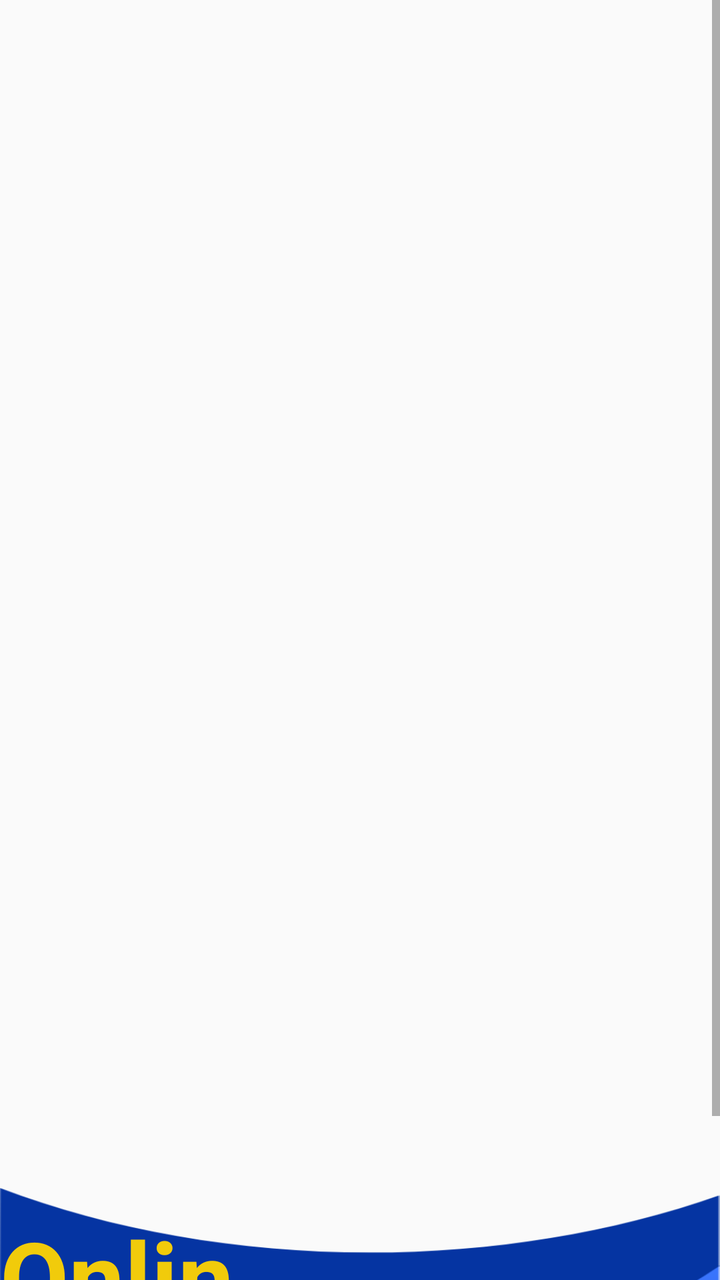
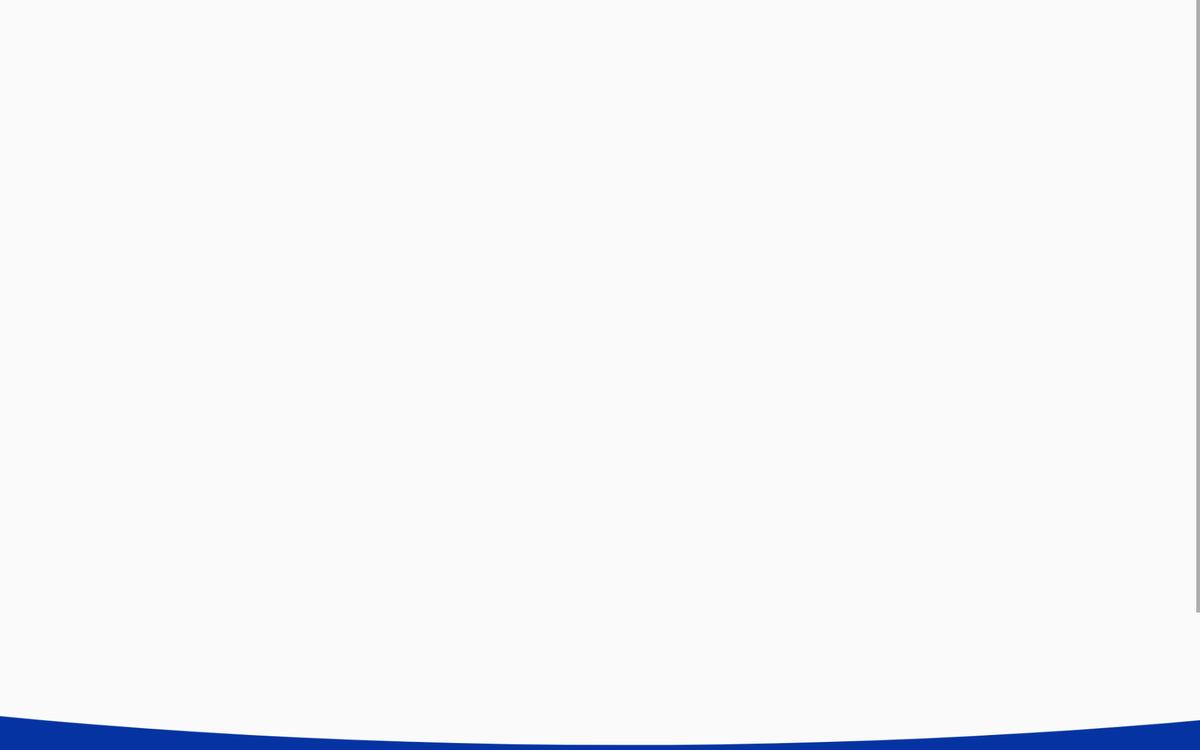

The same Android screen from two of the app's own layout files: first res/layout/ as a phone draws it, then the repository's variant for another configuration, drawn on a device whose configuration selects that folder. Both files follow.
<!-- AndroidManifest.xml: application theme Theme.MA_BOUTIQUE_ONLINE -->
<!-- res/layout/activity_main.xml -->
<?xml version="1.0" encoding="utf-8"?>
<RelativeLayout xmlns:android="http://schemas.android.com/apk/res/android"
    xmlns:app="http://schemas.android.com/apk/res-auto"
    xmlns:tools="http://schemas.android.com/tools"
    android:layout_width="match_parent"
    android:layout_height="match_parent"
    tools:context=".MainActivity">

    <ScrollView
        android:layout_width="match_parent"
        android:layout_height="match_parent"
        app:layout_constraintBottom_toBottomOf="parent"
        app:layout_constraintEnd_toEndOf="parent"
        app:layout_constraintStart_toStartOf="parent"
        app:layout_constraintTop_toTopOf="parent">

        <LinearLayout
            android:layout_width="match_parent"
            android:layout_height="match_parent"
            android:orientation="vertical">

            <androidx.recyclerview.widget.RecyclerView
                android:id="@+id/rvProducts"
                android:layout_width="match_parent"
                android:layout_height="426dp"
                app:layout_constraintBottom_toBottomOf="parent"
                app:layout_constraintEnd_toEndOf="parent"
                app:layout_constraintStart_toStartOf="parent"
                app:layout_constraintTop_toTopOf="parent" />

            <ImageView
                android:id="@+id/imageView4"
                android:layout_width="wrap_content"
                android:layout_height="140dp"
                android:layout_marginTop="168dp"
                android:scaleType="fitXY"
                app:layout_constraintBottom_toBottomOf="parent"
                app:layout_constraintEnd_toEndOf="parent"
                app:layout_constraintHorizontal_bias="0.0"
                app:layout_constraintStart_toStartOf="parent"
                app:srcCompat="@drawable/bottombackground" />

            <TextView
                android:id="@+id/textView6"
                android:layout_width="136dp"
                android:layout_height="60dp"
                android:layout_marginTop="-130dp"
                android:layout_marginEnd="180dp"
                android:layout_marginBottom="50dp"
                android:text="Online"
                android:textColor="#f1cb0b"
                android:textSize="50sp"
                android:textStyle="bold"
                app:layout_constraintBottom_toBottomOf="parent"
                app:layout_constraintEnd_toEndOf="@+id/imageView4"
                app:layout_constraintStart_toStartOf="parent" />

            <TextView
                android:id="@+id/textView8"
                android:layout_width="wrap_content"
                android:layout_height="wrap_content"
                android:layout_marginTop="-50dp"
                android:layout_marginEnd="180dp"
                android:layout_marginBottom="20dp"
                android:text="La Boutique"
                android:textColor="#ffffff"
                android:textSize="20dp"
                app:layout_constraintBottom_toBottomOf="parent"
                app:layout_constraintEnd_toEndOf="parent"
                app:layout_constraintHorizontal_bias="0.387"
                app:layout_constraintStart_toStartOf="parent" />
        </LinearLayout>
    </ScrollView>
</RelativeLayout>
<!-- resources referenced by this layout -->
<resources>
  <!-- drawable bottombackground: png bitmap (drawable, 16690 bytes) -->
  <style name="Theme.MA_BOUTIQUE_ONLINE" parent="Theme.AppCompat.Light.NoActionBar">
          
          <item name="colorPrimary">@color/purple_500</item>
          <item name="colorPrimaryVariant">@color/purple_700</item>
          <item name="colorOnPrimary">@color/white</item>
          
          <item name="colorSecondary">@color/teal_200</item>
          <item name="colorSecondaryVariant">@color/teal_700</item>
          <item name="colorOnSecondary">@color/black</item>
          
          <item name="android:statusBarColor" tools:targetApi="l">?attr/colorPrimaryVariant</item>
          
      </style>
  <color name="purple_500">#FF018786</color>
  <color name="purple_700">#FF018786</color>
  <color name="white">#FFFFFFFF</color>
  <color name="teal_200">#FF03DAC5</color>
  <color name="teal_700">#FF018786</color>
  <color name="black">#FF000000</color>
</resources>
<!-- res/layout-sw720dp-land/activity_main.xml (the repository's variant of the layout above) -->
<!-- drawn on a large tablet held sideways -->
<?xml version="1.0" encoding="utf-8"?>
<RelativeLayout xmlns:android="http://schemas.android.com/apk/res/android"
    xmlns:app="http://schemas.android.com/apk/res-auto"
    xmlns:tools="http://schemas.android.com/tools"
    android:layout_width="match_parent"
    android:layout_height="match_parent"
    tools:context=".MainActivity">

    <ScrollView
        android:layout_width="match_parent"
        android:layout_height="match_parent"
        app:layout_constraintBottom_toBottomOf="parent"
        app:layout_constraintEnd_toEndOf="parent"
        app:layout_constraintStart_toStartOf="parent"
        app:layout_constraintTop_toTopOf="parent">

        <LinearLayout
            android:layout_width="match_parent"
            android:layout_height="match_parent"
            android:orientation="vertical">

            <androidx.recyclerview.widget.RecyclerView
                android:id="@+id/rvProducts"
                android:layout_width="match_parent"
                android:layout_height="729dp"
                app:layout_constraintBottom_toBottomOf="parent"
                app:layout_constraintEnd_toEndOf="parent"
                app:layout_constraintStart_toStartOf="parent"
                app:layout_constraintTop_toTopOf="parent" />

            <androidx.constraintlayout.widget.ConstraintLayout
                android:layout_width="match_parent"
                android:layout_height="wrap_content">

                <ImageView
                    android:id="@+id/imageView4"
                    android:layout_width="1701dp"
                    android:layout_height="240dp"
                    android:layout_marginTop="10dp"
                    android:scaleType="fitXY"
                    app:layout_constraintBottom_toBottomOf="parent"
                    app:layout_constraintEnd_toEndOf="parent"
                    app:layout_constraintStart_toStartOf="parent"
                    app:layout_constraintTop_toTopOf="parent"
                    app:layout_constraintVertical_bias="1.0"
                    app:srcCompat="@drawable/bottombackground" />

                <TextView
                    android:id="@+id/textView8"
                    android:layout_width="wrap_content"
                    android:layout_height="wrap_content"
                    android:layout_marginEnd="1372dp"
                    android:layout_marginBottom="20dp"
                    android:text="La Boutique"
                    android:textColor="#ffffff"
                    android:textSize="50dp"
                    app:layout_constraintBottom_toBottomOf="parent"
                    app:layout_constraintEnd_toEndOf="parent"
                    app:layout_constraintTop_toBottomOf="@+id/textView6"
                    app:layout_constraintVertical_bias="0.636" />

                <TextView
                    android:id="@+id/textView6"
                    android:layout_width="246dp"
                    android:layout_height="108dp"
                    android:layout_marginTop="56dp"
                    android:layout_marginEnd="200dp"
                    android:text="Online"
                    android:textColor="#f1cb0b"
                    android:textSize="80sp"
                    android:textStyle="bold"
                    app:layout_constraintEnd_toEndOf="parent"
                    app:layout_constraintHorizontal_bias="0.049"
                    app:layout_constraintStart_toStartOf="parent"
                    app:layout_constraintTop_toTopOf="@+id/imageView4" />
            </androidx.constraintlayout.widget.ConstraintLayout>
        </LinearLayout>
    </ScrollView>
</RelativeLayout>
